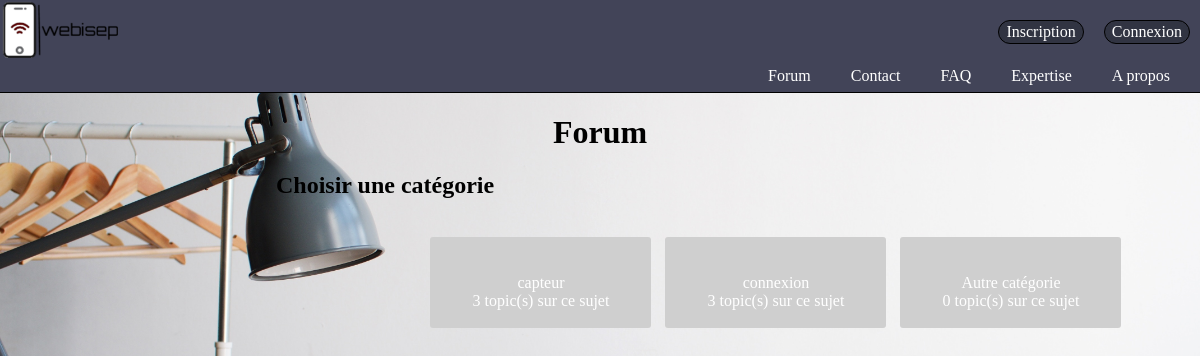
The page /index.php?action=forum on the database its author committed.
### tables this page shows
CREATE TABLE IF NOT EXISTS `categorie` (
  `id` int(11) NOT NULL AUTO_INCREMENT,
  `nom` text NOT NULL,
  PRIMARY KEY (`id`)
);

### controllers/controller.php (called while the page is built, shortened)
<?php
include "models/model.php";
function forum() {
  $reqcategories= affichForum();
    include "views/forum.php";
}
?>

### models/model.php (called while the page is built, shortened)
<?php
function affichForum(){
	$bdd=bdd();
	$reqcategories=$bdd -> prepare('SELECT* FROM categorie ');
	$reqcategories->execute(array());
	return $reqcategories;
}
function affichNbTopic($num){
	$bdd=bdd();
	$reqNbmessage=$bdd ->prepare("SELECT COUNT(titre) FROM topic WHERE id_categorie=?");
	$reqNbmessage->execute(array($num));
	$nbmessage=$reqNbmessage ->fetch();
	return $nbmessage;
}
?>

### views/forum.php (the view, shortened to what this page needs)
<?php include("General.php");
 ?>
<html>
<head>
	<link rel="stylesheet" href="design/forum.css" />
</head>
<body>
	<h1 align="center">Forum</h1>
	<h2>Choisir une catégorie</h2><br>
<div class="totalCategorie" >
<?php
while($listeCategories=$reqcategories ->fetch()){
	$num=$listeCategories['id'];
	$nbmessage=affichNbTopic($num);
	?>
	<div id="boite">
		<a class="categorie" href="index.php?action=categorie&var=<?php echo $listeCategories['nom']?>">
			<?php echo $listeCategories['nom'].'<br>'.$nbmessage[0]." topic(s) sur ce sujet"."<br>"?>
		</a>
	</div>
<?php
}
?>
</div>
</body>
</html>

### design/forum.css (style rules this page uses)
.categorie { padding: 37px 10px 18px 11px; background-color: #cfcfcf; width: 200px; text-align: center; margin-bottom: 10px; float: left; margin-left: 10px; color: white; text-decoration: none; border-radius: 3px; }
h2 { padding-left: 23%; }
.totalCategorie { width: 65%; margin-left: 30%; margin-right: auto; float: right; }
body { background-image:url(../image/mur1.jpg); background-size: cover; background-attachment: fixed; background-repeat: no-repeat; image-rendering: optimizeQuality; backface-visibility: visible; }
#boite { display: inline-grid; }

### rows shown on the page
categorie: nom "capteur", nbmessage "3"
categorie: nom "connexion", nbmessage "3"
categorie: nom "Autre catégorie", nbmessage "0"
